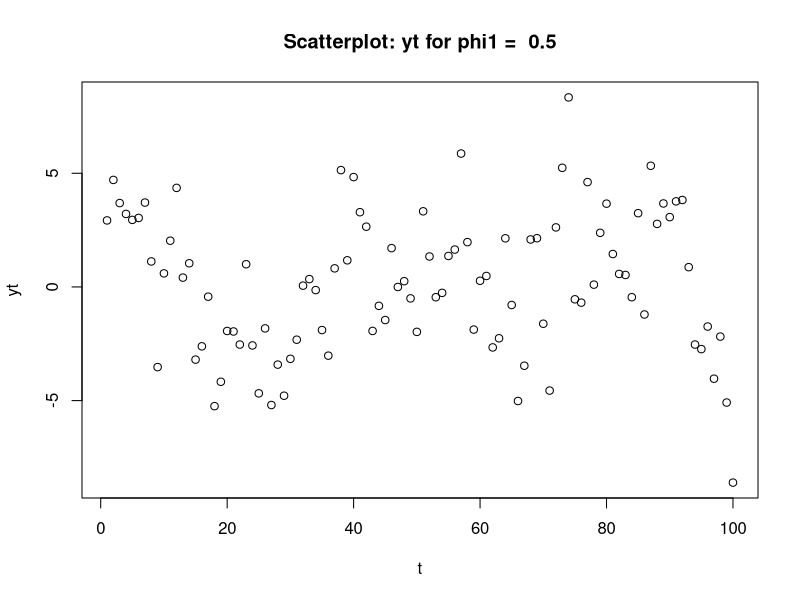
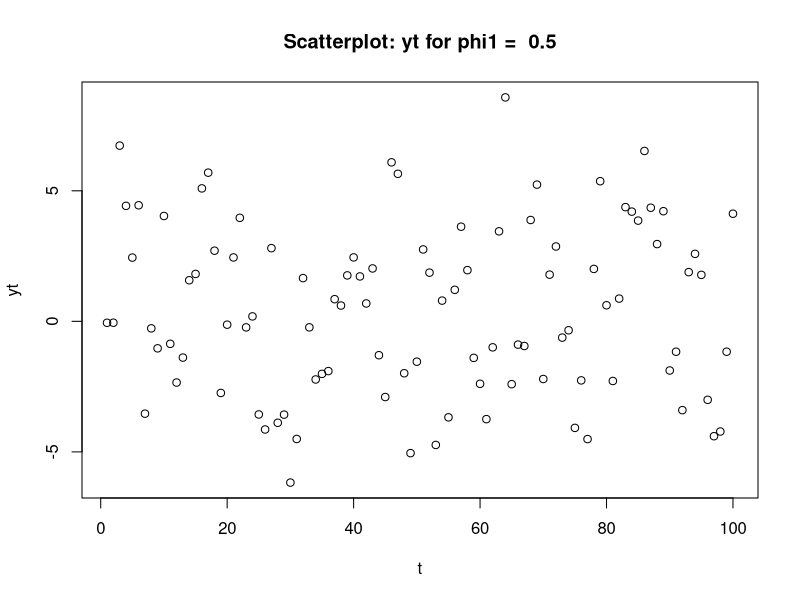
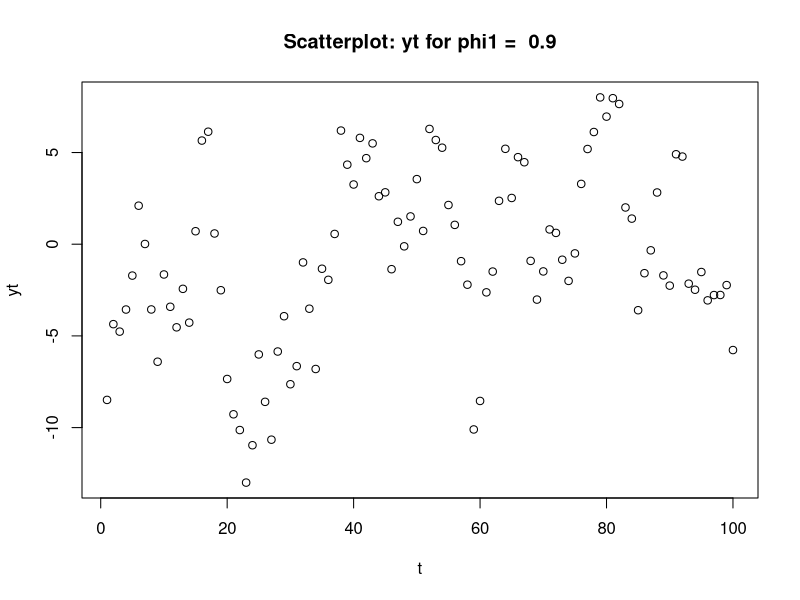
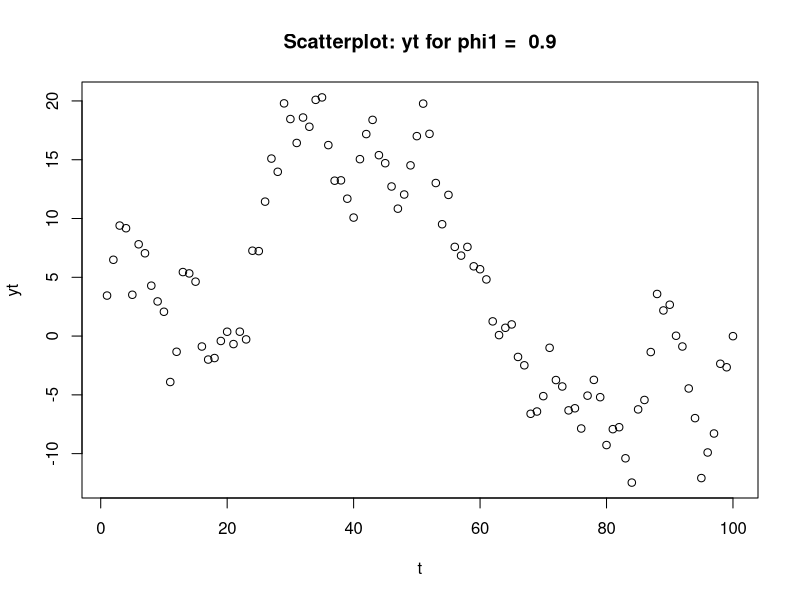
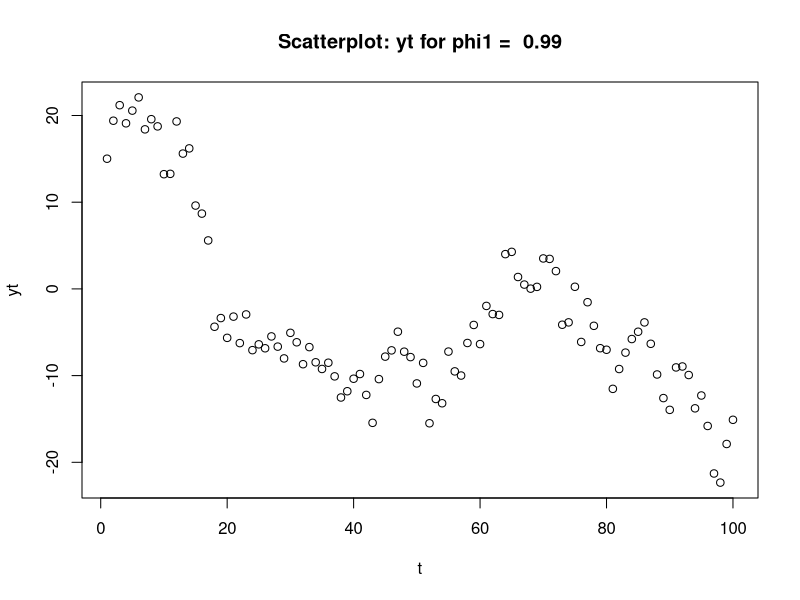
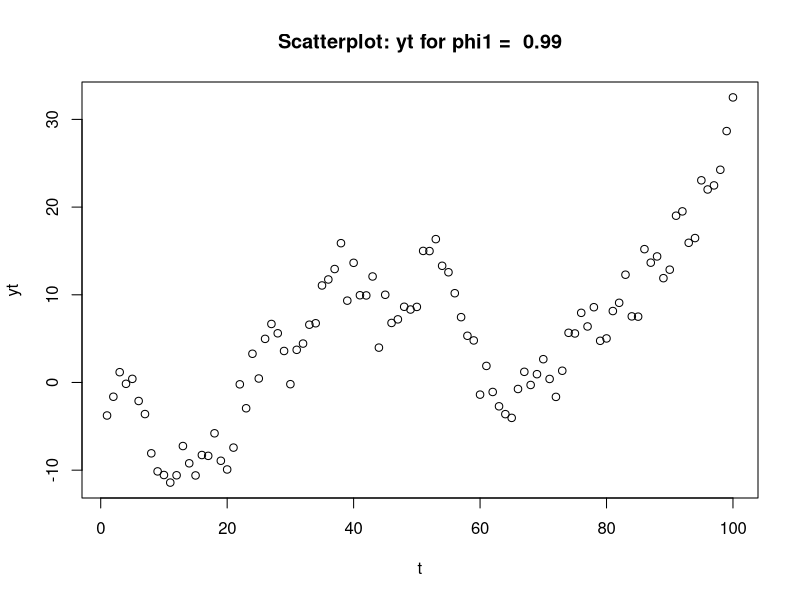
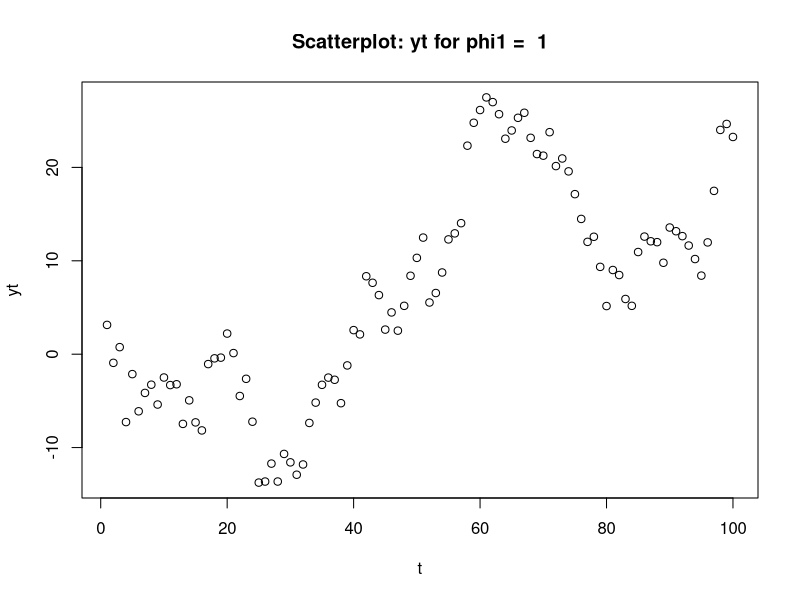
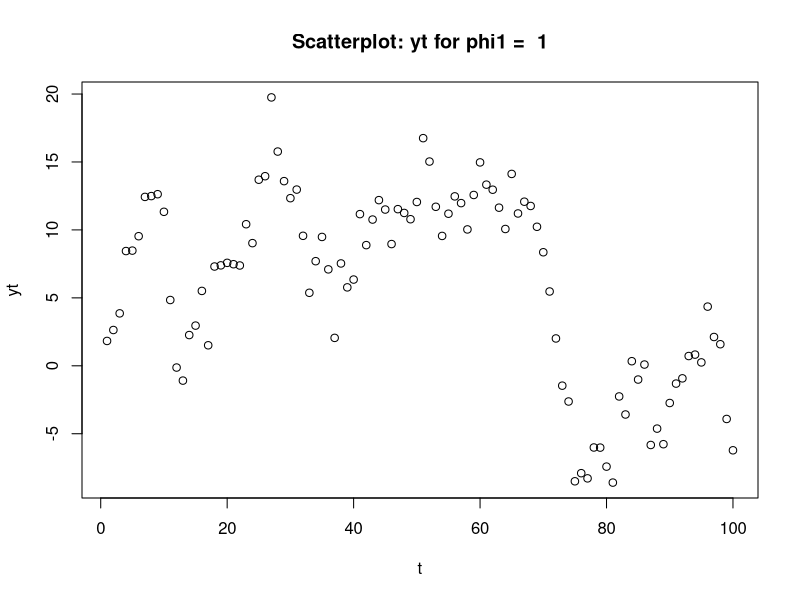

Source code (R) for these figures, in order: (Note: this script raises an error after producing the figures.)
library(dplyr)

###-----Data Generating Process (DGP)---------------------------------

aplha = 0
beta = 0
phi2 = 0
mean_e = 0
sigma_e =  3

y0 = 0 #only if phi1=1
phi <- c(0.5, 0.9, 0.99, 1) #use phi1=phi for each cases

###---- OLS - ordinary least square estimaion ------------------------

ols <- function(depvar, indvar, res = NULL){
  y <- as.matrix(depvar)
  x <- cbind(1, indvar)
  
  beta <- (solve(t(x) %*% x)) %*% (t(x) %*% y) #compute ols estimates
  
  # st. error of beta_ols
  res_ols  <- data.frame(res = y - x %*% beta) 
  library(dplyr)
  res_ols <- res_ols %>% 
    dplyr::mutate(res_lag1 = lag(res))
  
  sigma_e2_ols <- sum(res_ols$res ^ 2)/(nrow(y) - ncol(x)) # df = n - k
  
  var_cov_ols <- sigma_e2_ols * (solve(t(x) %*% x))
  beta <- data.frame(parameter = c("Intercept", "Slope"), 
                     coefficient = beta, 
                     st.error = c(sqrt(var_cov_ols[1,1]), 
                                  sqrt(var_cov_ols[2,2]))) 
  
  # T-statistic for null hypothesis beta = 0
  beta <- beta %>%
    dplyr::mutate(t_stat = (coefficient/st.error))
  
  # Compile results for output
  
  ifelse(res == FALSE, 
         result <- list(estimates = beta, 
                        sigma_e2_ols = sigma_e2_ols),
         result <- list(estimates = beta, 
                        sigma_e2_ols = sigma_e2_ols, 
                        residuals_ols = res_ols))
  return(result)
}

###---- MLE - maximum likelihood estimation --------------------------

## Define Log-likelihood function

# Arguments: theta - vector of parameters as specied below
#               theta = (phi1_mle, alpha_mle, beta_mle, sigma_e_mle)

#            data - data.frame with dependant and independant vars 
#                 and their first lags (see DGP above)

loglikelihood <- function(theta, data){ 
  
  y <- data$y # vector of regressand/dependant variable
  ylag1 <- data$ylag1[-1] # first lag of y
  x <- cbind(data$i, data$t) # regressors i = column of 1s, t = trend variable
  xlag <- cbind(data$ilag1[-1], data$tlag1[-1]) # first lag of regressors
  
  # parameters
  phi1_mle <- (exp(theta[1]) - 1) / (exp(theta[1]) + 1)
  beta_mle <- theta[2:3]
  sigma_e2_mle <- (exp(theta[4]/2)) ^ 2 #transformed variance of epsilon
  
  # loglikelihood function of y with AR(1) errors and normal iid 
  # innovations epsilon (negative of loglikelihood for maximisation)
  u <- y - x %*% beta_mle
  ulag1 <- ylag1 - xlag %*% beta_mle
  
  - (- T/2*log(2 * pi) - T/2 * log(sigma_e2_mle) + 
       1/2 * log(1 - phi1_mle ^ 2) - 1/(2 * sigma_e2_mle) * (
         (1 - phi1_mle ^ 2) * (u[1]) ^ 2 + sum(
           (u[-1] - phi1_mle * (ulag1)) ^ 2)
       )
  )
}


mle <- function(loglikelihood, data, ols_est){
  
  ## Use OLS for initial conditions
  theta <- c(ols_est$phi1_ols$coefficient, ols_est$beta_ols$coefficient, 
             ols_est$sigma_e2_ols)
  
  ## Optimisation [using ols estimates as initial conditions]
  mle <- optim(par = theta, 
               fn = loglikelihood, data = data, 
               method = "BFGS")
  
  r_theta <- matrix(
    c(2 * exp(mle$par[1])/(exp(mle$par[1]) + 1) ^ 2, rep(0,4), 1, 
    rep(0,4), 1, rep(0,4), exp(mle$par[4])), 4, 4
  )
  
  library(numDeriv)
  hessian <- hessian(func = loglikelihood, x = mle$par, data = data)
  
  # covariance matrix using delta method
  var_mle <- r_theta %*% solve(hessian)  %*% t(r_theta)
  
  #Storing the results and transforming phi1 and sigma_e2 from theta
  
  result = list(beta_mle = data.frame(
    parameter = c("Intercept","Slope"), coefficient = mle$par[2:3], 
    st.error = c(sqrt(var_mle[2,2]),sqrt(var_mle[3,3])), 
    t_stat = c(mle$par[2]/sqrt(var_mle[2,2]), 
               mle$par[3]/sqrt(var_mle[3,3]))), 
    phi1_mle = data.frame(parameter = "Slope", 
                          coefficient = (exp(mle$par[1]) - 1)/
                            (exp(mle$par[1]) + 1), 
                          st.error = sqrt(var_mle[1,1]), 
                          t_stat = mle$par[1]/sqrt(var_mle[1,1])), 
    sigma_e2_mle = (exp(mle$par[4]/2)) ^ 2)
  
  return(result)
  
}

###----SIMULATION-----------------------------------------------------

# R = No. of replications and T = sample size

simulation <- function(R, T){

  phi <- c(0.5, 0.9, 0.99, 1) #use phi1=phi for each cases
  
  # declaring lists for output
  null <- data.frame(phi1 = rep(0,R), st.error = rep(0,R), 
                     t_stat = rep(0,R))
  
  phi1_ols_sim <- list(phi1=null, phi2=null, phi3=null, phi4=null)
  names(phi1_ols_sim) <- paste0("phi_", phi[1:4])
  
  alpha_mle_sim <- list(phi1=null, phi2=null, phi3=null, phi4=null)
  names(alpha_mle_sim) <- paste0("phi_", phi[1:4])
  
  beta_mle_sim <- list(phi1=null, phi2=null, phi3=null, phi4=null)
  names(beta_mle_sim) <- paste0("phi_", phi[1:4])
  
  phi1_mle_sim <- list(phi1=null, phi2=null, phi3=null, phi4=null)
  names(phi1_mle_sim) <- paste0("phi_", phi[1:4])
  
  # Simulation
  
  for (i in 1:4){
    
    phi1 <- phi[i] # defining value of phi1
  
    for (r in 1:R){
      
      ## Replications of data
      data <- data.frame(epsilon = rnorm(T, mean = mean_e, 
                                         sd = sigma_e), 
                         i = rep(1,T), t = 1:T)
      
      y <- NULL
      
      for (t in 1:T) {
        ifelse(t == 1,
               ifelse(abs(phi1) < 1, 
                      y[t] <- rnorm(1, mean = 0, 
                                    sd = sqrt((sigma_e^2)/(1-phi1^2))),
                      y[t] <- c(phi1 * y0 + data$epsilon[t])),
               y[t] <- c(phi1 * y[as.numeric(t - 1)] + data$epsilon[t]))
      }
      
      data <- data.frame(data, y)
      
      # calcuating first lags of dependant and independant variables
      
      data <- data %>% 
        dplyr::mutate(ilag1 = lag(i), tlag1 = lag(t), ylag1 = lag(y))
      
      ## OLS
      ols_est <- ols(data$y, data$t, res = TRUE)
      phi1_ols <- ols(ols_est$residuals_ols$res[-1], 
                      ols_est$residuals_ols$res_lag1[-1], res = FALSE)
      ols_est <- list(beta_ols = ols_est$estimates, 
                      phi1_ols = phi1_ols$estimates[2,], 
                      sigma_e2_ols = ols_est$sigma_e2_ols)
      
      # Saving OLS estimate of phi1 for this replication
      
      phi1_ols_sim[[i]]$phi1[r] <- phi1_ols$estimates$coefficient[2] 
      phi1_ols_sim[[i]]$st.error[r] <- phi1_ols$estimates$st.error[2]
      phi1_ols_sim[[i]]$t_stat[r] <- phi1_ols$estimates$t_stat[2]
      
      
      ## MLE
      mle_est <- mle(loglikelihood = loglikelihood, data = data, 
                     ols_est = ols_est)
      
      # Saving MLE estimate of alpha
      alpha_mle_sim[[i]]$phi1[r] <- mle_est$beta_mle$coefficient[1] 
      alpha_mle_sim[[i]]$st.error[r] <- mle_est$beta_mle$st.error[1]
      alpha_mle_sim[[i]]$t_stat[r] <- mle_est$beta_mle$t_stat[1]
      
      # Saving MLE estimate of beta
      beta_mle_sim[[i]]$phi1[r] <- mle_est$beta_mle$coefficient[2] 
      beta_mle_sim[[i]]$st.error[r] <- mle_est$beta_mle$st.error[2]
      beta_mle_sim[[i]]$t_stat[r] <- mle_est$beta_mle$t_stat[2]
      
      # Saving MLE estimate of phi
      phi1_mle_sim[[i]]$phi1[r] <- mle_est$phi1_mle$coefficient[1] 
      phi1_mle_sim[[i]]$st.error[r] <- mle_est$phi1_mle$st.error[1]
      phi1_mle_sim[[i]]$t_stat[r] <- mle_est$phi1_mle$t_stat[1]
      
    }
  }
  
  return(list(phi1_ols_sim = phi1_ols_sim, 
              alpha_mle_sim = alpha_mle_sim, 
              beta_mle_sim = beta_mle_sim, 
              phi1_mle_sim = phi1_mle_sim))
}

###---- Sample  200: tables & graphs ---------------------------
# 3.2.1

T = 100

phi1_ols_3.2 <- data.frame(Phi_1 = rep(0,4), coefficient = rep(0,4), 
                           st.dev = rep(0,4), t_stat = rep(0,4))
phi1_mle_3.2 <- data.frame(Phi_1 = rep(0,4), coefficient = rep(0,4), 
                           st.dev = rep(0,4), t_stat = rep(0,4))
alpha_mle_3.2 <- data.frame(Phi_1 = rep(0,4), coefficient = rep(0,4), 
                           st.dev = rep(0,4), t_stat = rep(0,4))
beta_mle_3.2 <- data.frame(Phi_1 = rep(0,4), coefficient = rep(0,4), 
                           st.dev = rep(0,4), t_stat = rep(0,4))

for (i in 1:4){
  
  phi1 <- phi[i] # defining value of phi1
  
  for (r in 1:2){
    
    ## Replications of data
    data <- data.frame(epsilon = rnorm(T, mean = mean_e, 
                                       sd = sigma_e), 
                       i = rep(1,T), t = 1:T)
    
    y <- NULL
    
    for (t in 1:T) {
      ifelse(t == 1,
             ifelse(abs(phi1) < 1, 
                    y[t] <- rnorm(1, mean = 0, 
                                  sd = sqrt((sigma_e^2)/(1-phi1^2))),
                    y[t] <- c(phi1 * y0 + data$epsilon[t])),
             y[t] <- c(phi1 * y[as.numeric(t - 1)] + data$epsilon[t]))
    }
    
    data <- data.frame(data, y)
    
    # calcuating first lags of dependant and independant variables
    
    data <- data %>% 
      dplyr::mutate(ilag1 = lag(i), tlag1 = lag(t), ylag1 = lag(y))
    
    mypath <- file.path(paste("yt_r_", r, "_phi1_", phi[i],".jpeg", sep = ""))
    jpeg(file = mypath)
    plot(data$t, data$y, xlab = "t", ylab = "yt",
         main = paste("Scatterplot: yt for phi1 = ", phi[i]))
    dev.off()
    
    # 3.2.2
    
    # OLS estimation using or function
    ols_est <- ols(depvar = data$y, indvar = data$t, res = TRUE)
    phi1_ols <- ols(depvar = ols_est$residuals_ols$res[-1], 
                    indvar = ols_est$residuals_ols$res_lag1[-1], 
                    res = FALSE)
    ols_est <- list(beta_ols = ols_est$estimates, 
                    phi1_ols = phi1_ols$estimates[2,], 
                    sigma_e2_ols = ols_est$sigma_e2_ols)
    
    # MLE estimation using our function
    mle_est <- mle(loglikelihood = loglikelihood, data = data, 
                   ols_est = ols_est)
  }
  
  # Saving the results for second replication
  phi1_ols_3.2[i,] <- c(paste("Phi1 = ", phi[i]),
                        round(phi1_ols$estimates$coefficient[2], 4), 
                        round(phi1_ols$estimates$st.error[2], 4), 
                        round(phi1_ols$estimates$t_stat[2], 4))
  phi1_mle_3.2[i,] <- c(paste("Phi1 = ", phi[i]),
                        round(mle_est$phi1_mle$coefficient[1], 4), 
                        round(mle_est$phi1_mle$st.error[1], 4), 
                        round(mle_est$phi1_mle$t_stat[1], 4))
  alpha_mle_3.2[i,] <- c(paste("Phi1 = ", phi[i]),
                         round(mle_est$beta_mle$coefficient[1], 4), 
                         round(mle_est$beta_mle$st.error[1], 4), 
                         round(mle_est$beta_mle$t_stat[1], 4))
  beta_mle_3.2[i,] <- c(paste("Phi1 = ", phi[i]),
                        round(mle_est$beta_mle$coefficient[2], 4), 
                        round(mle_est$beta_mle$st.error[2], 4), 
                        round(mle_est$beta_mle$t_stat[2], 4))
  
}

# 3.2.3

sim_results_T_200 <- simulation(R = 500, T = 200)
#Results have been saved use load("simulation_results.RData") to load

# Tables

# SUMMARY STATISTICS PHI 1 OLS ESTIMATE
summary_phi1_ols <- data.frame(Phi_1 = rep(0,4), Mean = rep(0,4), 
                               St.dev = rep(0,4), 
                               Quantile_5 = rep(0,4), 
                               Median = rep(0,4), 
                               Quantile_95 = rep(0,4))

for (i in 1:4){

  summary_phi1_ols[i,] <- c(paste("Phi1 = ", phi[i]), 
                            round(mean(sim_results_T_200$
                                         phi1_ols_sim[[i]]$phi1), 4), 
                            round(sd(sim_results_T_200$
                                       phi1_ols_sim[[i]]$phi1), 4),
                            round(quantile(sim_results_T_200$
                                             phi1_ols_sim[[i]]$phi1, 
                                           0.05), 4),
                            round(median(sim_results_T_200$
                                           phi1_ols_sim[[i]]$phi1), 4),
                            round(quantile(sim_results_T_200$
                                             phi1_ols_sim[[i]]$phi1, 
                                           0.95), 4))
}

# SUMMARY STATISTICS PHI 1 MLE ESTIMATE

summary_phi1_mle <- data.frame(Phi_1 = rep(0,4), Mean = rep(0,4), 
                               St.dev = rep(0,4), 
                               Quantile_5 = rep(0,4), 
                               Median = rep(0,4), 
                               Quantile_95 = rep(0,4))

for (i in 1:4){
  
  summary_phi1_mle[i,] <- c(paste("Phi1 = ", phi[i]), 
                            round(mean(sim_results_T_200$
                                         phi1_mle_sim[[i]]$phi1), 4), 
                            round(sd(sim_results_T_200$
                                       phi1_mle_sim[[i]]$phi1), 4),
                            round(quantile(sim_results_T_200$
                                             phi1_mle_sim[[i]]$phi1, 
                                           0.05), 4),
                            round(median(sim_results_T_200$
                                           phi1_mle_sim[[i]]$phi1), 4),
                            round(quantile(sim_results_T_200$
                                             phi1_mle_sim[[i]]$phi1, 
                                           0.95), 4))
}

# SUMMARY STATISTICS ALPHA MLE ESTIMATE
summary_alpha_mle <- data.frame(Phi_1 = rep(0,4), Mean = rep(0,4), 
                                St.dev = rep(0,4), 
                                Quantile_5 = rep(0,4), 
                                Median = rep(0,4), 
                                Quantile_95 = rep(0,4))

for (i in 1:4){
  
  summary_alpha_mle[i,] <- c(paste("Phi1 = ", phi[i]), 
                            round(mean(sim_results_T_200$
                                         alpha_mle_sim[[i]]$phi1), 4), 
                            round(sd(sim_results_T_200$
                                       alpha_mle_sim[[i]]$phi1), 4),
                            round(quantile(sim_results_T_200$
                                             alpha_mle_sim[[i]]$phi1, 
                                           0.05), 4),
                            round(median(sim_results_T_200$
                                           alpha_mle_sim[[i]]$phi1), 4),
                            round(quantile(sim_results_T_200$
                                             alpha_mle_sim[[i]]$phi1, 
                                           0.95), 4))
}

# SUMMARY STATISTICS BETA MLE ESTIMATE
summary_beta_mle <- data.frame(Phi_1 = rep(0,4), Mean = rep(0,4), 
                               St.dev = rep(0,4), 
                                Quantile_5 = rep(0,4), 
                                Median = rep(0,4), 
                               Quantile_95 = rep(0,4))

for (i in 1:4){
  
  summary_beta_mle[i,] <- c(paste("Phi1 = ", phi[i]), 
                             round(mean(sim_results_T_200$
                                          beta_mle_sim[[i]]$phi1), 4), 
                             round(sd(sim_results_T_200$
                                        beta_mle_sim[[i]]$phi1), 4),
                             round(quantile(sim_results_T_200$
                                              beta_mle_sim[[i]]$phi1, 
                                            0.05), 4),
                             round(median(sim_results_T_200$
                                            beta_mle_sim[[i]]$phi1), 4),
                             round(quantile(sim_results_T_200$
                                              beta_mle_sim[[i]]$phi1, 
                                            0.95), 4))
}



###---- Graphs ---------------------------

## Generating and saving the plots for T = 200

plot(density(sim_results_T_200$alpha_mle_sim$phi_0.5$phi1), 
     type='l',
     col='red', 
     main="ML estimate of alpha")

#add phi values to graph names or combine graphs
# add xlab="X label", ylab="Y label" for labels

jpeg('alpha_mle_for_phi0.5.jpg')
plot(density(sim_results_T_200$alpha_mle_sim$phi_0.5$phi1))
jpeg('beta_mle_for_phi0.5.jpg')
plot(density(sim_results_T_200$beta_mle_sim$phi_0.5$phi1))
jpeg('phi1_mle_for_phi0.5.jpg')
plot(density(sim_results_T_200$phi1_mle_sim$phi_0.5$phi1))
jpeg('phi1_ols_for_phi0.5.jpg')
plot(density(sim_results_T_200$phi1_ols_sim$phi_0.5$phi1))

jpeg('alpha_mle_for_phi0.9.jpg')
plot(density(sim_results_T_200$alpha_mle_sim$phi_0.9$phi1))
jpeg('beta_mle_for_phi0.9.jpg')
plot(density(sim_results_T_200$beta_mle_sim$phi_0.9$phi1))
jpeg('phi1_mle_for_phi0.9.jpg')
plot(density(sim_results_T_200$phi1_mle_sim$phi_0.9$phi1))
jpeg('phi1_ols_for_phi0.9.jpg')
plot(density(sim_results_T_200$phi1_ols_sim$phi_0.9$phi1))

jpeg('alpha_mle_for_phi0.99.jpg')
plot(density(sim_results_T_200$alpha_mle_sim$phi_0.99$phi1))
jpeg('beta_mle_for_phi0.99.jpg')
plot(density(sim_results_T_200$beta_mle_sim$phi_0.99$phi1))
jpeg('phi1_mle_for_phi0.99.jpg')
plot(density(sim_results_T_200$phi1_mle_sim$phi_0.99$phi1))
jpeg('phi1_ols_for_phi0.99.jpg')
plot(density(sim_results_T_200$phi1_ols_sim$phi_0.99$phi1))

jpeg('alpha_mle_for_phi1.jpg')
plot(density(sim_results_T_200$alpha_mle_sim$phi_1$phi1))
jpeg('beta_mle_for_phi1.jpg')
plot(density(sim_results_T_200$beta_mle_sim$phi_1$phi1))
jpeg('phi1_mle_for_phi1.jpg')
plot(density(sim_results_T_200$phi1_mle_sim$phi_1$phi1))
jpeg('phi1_ols_for_phi1.jpg')
plot(density(sim_results_T_200$phi1_ols_sim$phi_1$phi1))

# QQ PLOTS
# for phi1 = 0.5
jpeg('qqplot_phi1_ols_for_phi0.5.jpg')
qqnorm(sim_results_T_200$phi1_ols_sim$phi_0.5$phi1)
qqline(sim_results_T_200$phi1_ols_sim$phi_0.5$phi1)

jpeg('qqplot_phi1_mle_for_phi0.5.jpg')
qqnorm(sim_results_T_200$phi1_mle_sim$phi_0.5$phi1)
qqline(sim_results_T_200$phi1_mle_sim$phi_0.5$phi1)

jpeg('qqplot_alpha_mle_for_phi0.5.jpg')
qqnorm(sim_results_T_200$alpha_mle_sim$phi_0.5$phi1)
qqline(sim_results_T_200$alpha_mle_sim$phi_0.5$phi1)

jpeg('qqplot_beta_mle_for_phi0.5.jpg')
qqnorm(sim_results_T_200$beta_mle_sim$phi_0.5$phi1)
qqline(sim_results_T_200$beta_mle_sim$phi_0.5$phi1)

# for phi1 = 0.9
jpeg('qqplot_phi1_ols_for_phi0.9.jpg')
qqnorm(sim_results_T_200$phi1_ols_sim$phi_0.9$phi1)
qqline(sim_results_T_200$phi1_ols_sim$phi_0.9$phi1)

jpeg('qqplot_phi1_mle_for_phi0.9.jpg')
qqnorm(sim_results_T_200$phi1_mle_sim$phi_0.9$phi1)
qqline(sim_results_T_200$phi1_mle_sim$phi_0.9$phi1)

jpeg('qqplot_alpha_mle_for_phi0.9.jpg')
qqnorm(sim_results_T_200$alpha_mle_sim$phi_0.9$phi1)
qqline(sim_results_T_200$alpha_mle_sim$phi_0.9$phi1)

jpeg('qqplot_beta_mle_for_phi0.9.jpg')
qqnorm(sim_results_T_200$beta_mle_sim$phi_0.9$phi1)
qqline(sim_results_T_200$beta_mle_sim$phi_0.9$phi1)

# for phi1 = 0.99
jpeg('qqplot_phi1_ols_for_phi0.99.jpg')
qqnorm(sim_results_T_200$phi1_ols_sim$phi_0.99$phi1)
qqline(sim_results_T_200$phi1_ols_sim$phi_0.99$phi1)

jpeg('qqplot_phi1_mle_for_phi0.99.jpg')
qqnorm(sim_results_T_200$phi1_mle_sim$phi_0.99$phi1)
qqline(sim_results_T_200$phi1_mle_sim$phi_0.99$phi1)

jpeg('qqplot_alpha_mle_for_phi0.99.jpg')
qqnorm(sim_results_T_200$alpha_mle_sim$phi_0.99$phi1)
qqline(sim_results_T_200$alpha_mle_sim$phi_0.99$phi1)

jpeg('qqplot_beta_mle_for_phi0.99.jpg')
qqnorm(sim_results_T_200$beta_mle_sim$phi_0.99$phi1)
qqline(sim_results_T_200$beta_mle_sim$phi_0.99$phi1)

# for phi1 = 1
jpeg('qqplot_phi1_ols_for_phi1.jpg')
qqnorm(sim_results_T_200$phi1_ols_sim$phi_1$phi1)
qqline(sim_results_T_200$phi1_ols_sim$phi_1$phi1)

jpeg('qqplot_phi1_mle_for_phi1.jpg')
qqnorm(sim_results_T_200$phi1_mle_sim$phi_1$phi1)
qqline(sim_results_T_200$phi1_mle_sim$phi_1$phi1)

jpeg('qqplot_alpha_mle_for_phi1.jpg')
qqnorm(sim_results_T_200$alpha_mle_sim$phi_1$phi1)
qqline(sim_results_T_200$alpha_mle_sim$phi_1$phi1)

jpeg('qqplot_beta_mle_for_phi1.jpg')
qqnorm(sim_results_T_200$beta_mle_sim$phi_1$phi1)
qqline(sim_results_T_200$beta_mle_sim$phi_1$phi1)

dev.off()

###----Simulating other sample sizes----------------------------------

#sim_results_T_10 <- simulation(R = 500, T = 10)
#sim_results_T_80 <- simulation(R = 500, T = 80)
#sim_results_T_320 <- simulation(R = 500, T = 320)

##Saving results of simulations with all sample size

#save(sim_results_T_10, sim_results_T_80, sim_results_T_200, 
#     sim_results_T_320, file="simulation_results.RData")

#load("simulation_results.RData")